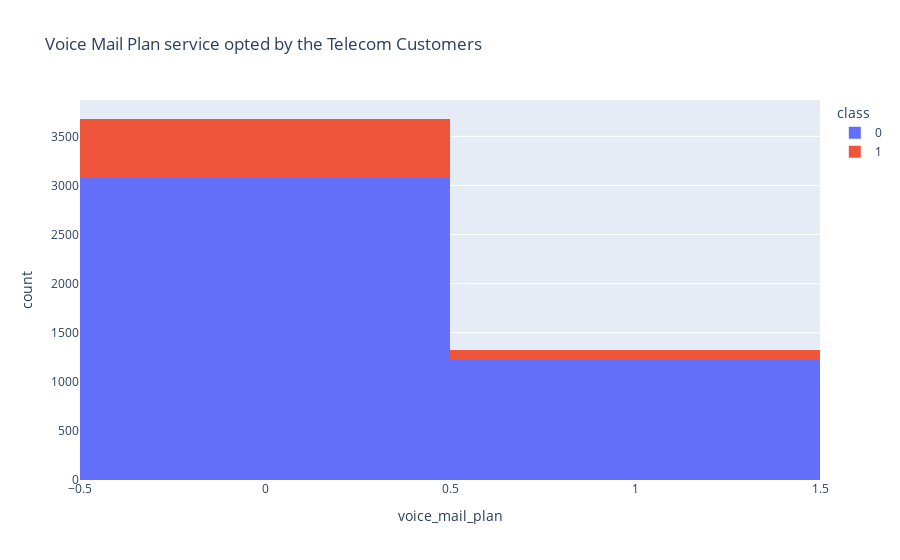

This figure's notebook cell:
### Markdown cell above
MINI CHALLENGE #3 SOLUTION:

- Plot the plotly histogram on voice mail plan correlated with Churn feature

### Code cell
fig = px.histogram(telecom_df, x = "voice_mail_plan",
                  color = "class",
                  title = "Voice Mail Plan service opted by the Telecom Customers")
fig.show()

### Figure 1 — Plotly figure (JSON) as saved in the notebook; plotly's stock layout.template omitted (floating-point values rounded to 4 significant figures; data arrays with more than 128 entries replaced by an {"elided": "..."} marker saying what was removed)
{"data": [{"alignmentgroup": "True", "bingroup": "x", "hovertemplate": "class=0<br>voice_mail_plan=%{x}<br>count=%{y}<extra></extra>", "legendgroup": "0", "marker": {"color": "#636efa"}, "name": "0", "offsetgroup": "0", "orientation": "v", "showlegend": true, "type": "histogram", "x": {"elided": "4293 int values"}, "xaxis": "x", "yaxis": "y"}, {"alignmentgroup": "True", "bingroup": "x", "hovertemplate": "class=1<br>voice_mail_plan=%{x}<br>count=%{y}<extra></extra>", "legendgroup": "1", "marker": {"color": "#EF553B"}, "name": "1", "offsetgroup": "1", "orientation": "v", "showlegend": true, "type": "histogram", "x": {"elided": "707 int values"}, "xaxis": "x", "yaxis": "y"}], "layout": {"barmode": "relative", "legend": {"title": {"text": "class"}, "tracegroupgap": 0}, "title": {"text": "Voice Mail Plan service opted by the Telecom Customers"}, "xaxis": {"anchor": "y", "domain": [0, 1], "title": {"text": "voice_mail_plan"}}, "yaxis": {"anchor": "x", "domain": [0, 1], "title": {"text": "count"}}}}
